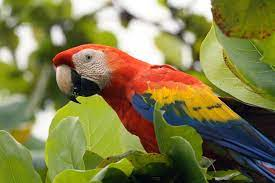
#> input picture Image.jpeg, 275 x 183 px, found by its file name
$ python task4.py
#> lines starting #> are read from the running program, lines starting #| are printed output that depends on the picture
#EG/2019/3664
#Task4
import numpy as np
import matplotlib.pyplot as plt
import matplotlib.image as mpimg


def reduce_resolution(image, block_size):
    # Get dimensions of the image
    height, width = image.shape

    # Calculate number of blocks in each dimension
    num_blocks_height = height // block_size
    num_blocks_width = width // block_size

    # Reshape the image into blocks
    blocks = image[:num_blocks_height * block_size, :num_blocks_width * block_size].reshape(
        num_blocks_height, block_size, num_blocks_width, block_size
    )

    # Compute the average of each block
    averaged_blocks = blocks.mean(axis=(1, 3))

    # Repeat the averaged blocks to reconstruct the reduced image
    reduced_image = np.repeat(np.repeat(averaged_blocks, block_size, axis=1), block_size, axis=0)

    return reduced_image


# Load the image
image = mpimg.imread('image.jpeg')
#> image is the input picture: shape (183, 275, 3); mean R, G, B 129.1, 124.6, 72.6

# Convert the image to grayscale
gray_image = np.dot(image[..., :3], [0.2989, 0.5870, 0.1140])
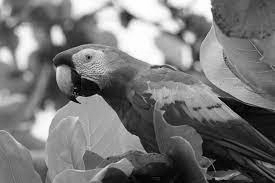
#> gray_image: shape (183, 275) float64; min 0.228, max 255, mean 120

# Define block sizes
block_sizes = [3, 5, 7]

# Perform reduction for each block size
plt.figure(figsize=(12, 4))
for i, size in enumerate(block_sizes):
    reduced_image = reduce_resolution(gray_image, size)
    plt.subplot(1, len(block_sizes), i + 1)
    plt.imshow(reduced_image, cmap='gray')
    plt.title('Block Size: {}x{}'.format(size, size))
    plt.axis('off')
#> this loop made 3 passes
#> pass 1, in reduce_resolution, `averaged_blocks = blocks.mean(axis=(1, 3))`:
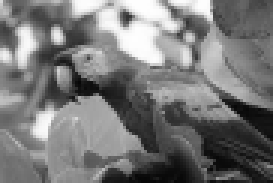
#> averaged_blocks: shape (61, 91) float64 (shown 3 times larger); min 6.47, max 255, mean 120.3
#> pass 2, in reduce_resolution (call 2), `averaged_blocks = blocks.mean(axis=(1, 3))`:
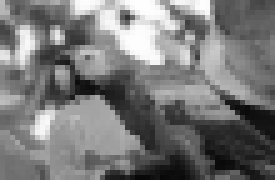
#> averaged_blocks: shape (36, 55) float64 (shown 5 times larger); min 8.31, max 255, mean 121

plt.show()
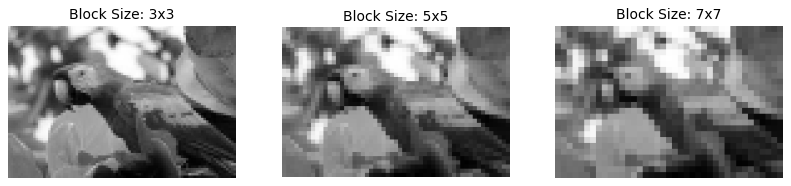
#> figure drawn by matplotlib, 3 panels
